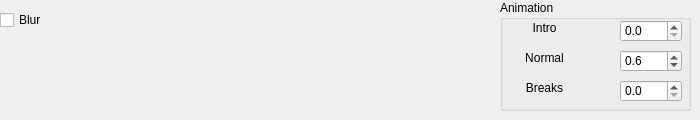
   <widget class="QWidget" name="tab_2">
    <attribute name="title">
     <string>Blur</string>
    </attribute>
    <widget class="QCheckBox" name="blur">
     <property name="geometry">
      <rect>
       <x>0</x>
       <y>10</y>
       <width>75</width>
       <height>20</height>
      </rect>
     </property>
     <property name="text">
      <string>Blur</string>
     </property>
    </widget>
    <widget class="QGroupBox" name="groupBox">
     <property name="geometry">
      <rect>
       <x>500</x>
       <y>0</y>
       <width>191</width>
       <height>111</height>
      </rect>
     </property>
     <property name="title">
      <string>Animation</string>
     </property>
     <widget class="QDoubleSpinBox" name="blurintro">
      <property name="geometry">
       <rect>
        <x>120</x>
        <y>20</y>
        <width>62</width>
        <height>22</height>
       </rect>
      </property>
      <property name="decimals">
       <number>1</number>
      </property>
      <property name="maximum">
       <double>1.000000000000000</double>
      </property>
      <property name="singleStep">
       <double>0.100000000000000</double>
      </property>
     </widget>
     <widget class="QDoubleSpinBox" name="blurnormal">
      <property name="geometry">
       <rect>
        <x>120</x>
        <y>50</y>
        <width>62</width>
        <height>22</height>
       </rect>
      </property>
      <property name="decimals">
       <number>1</number>
      </property>
      <property name="maximum">
       <double>1.000000000000000</double>
      </property>
      <property name="singleStep">
       <double>0.100000000000000</double>
      </property>
      <property name="value">
       <double>0.600000000000000</double>
      </property>
     </widget>
     <widget class="QDoubleSpinBox" name="blurbreaks">
      <property name="geometry">
       <rect>
        <x>120</x>
        <y>80</y>
        <width>62</width>
        <height>22</height>
       </rect>
      </property>
      <property name="decimals">
       <number>1</number>
      </property>
      <property name="maximum">
       <double>1.000000000000000</double>
      </property>
      <property name="singleStep">
       <double>0.100000000000000</double>
      </property>
     </widget>
     <widget class="QLabel" name="label_4">
      <property name="geometry">
       <rect>
        <x>20</x>
        <y>50</y>
        <width>49</width>
        <height>16</height>
       </rect>
      </property>
      <property name="text">
       <string>Normal</string>
      </property>
      <property name="alignment">
       <set>Qt::AlignCenter</set>
      </property>
     </widget>
     <widget class="QLabel" name="label_5">
      <property name="geometry">
       <rect>
        <x>20</x>
        <y>20</y>
        <width>49</width>
        <height>16</height>
       </rect>
      </property>
      <property name="text">
       <string>Intro</string>
      </property>
      <property name="alignment">
       <set>Qt::AlignCenter</set>
      </property>
     </widget>
     <widget class="QLabel" name="label_6">
      <property name="geometry">
       <rect>
        <x>20</x>
        <y>80</y>
        <width>49</width>
        <height>16</height>
       </rect>
      </property>
      <property name="text">
       <string>Breaks</string>
      </property>
      <property name="alignment">
       <set>Qt::AlignCenter</set>
      </property>
     </widget>
    </widget>
   </widget>
